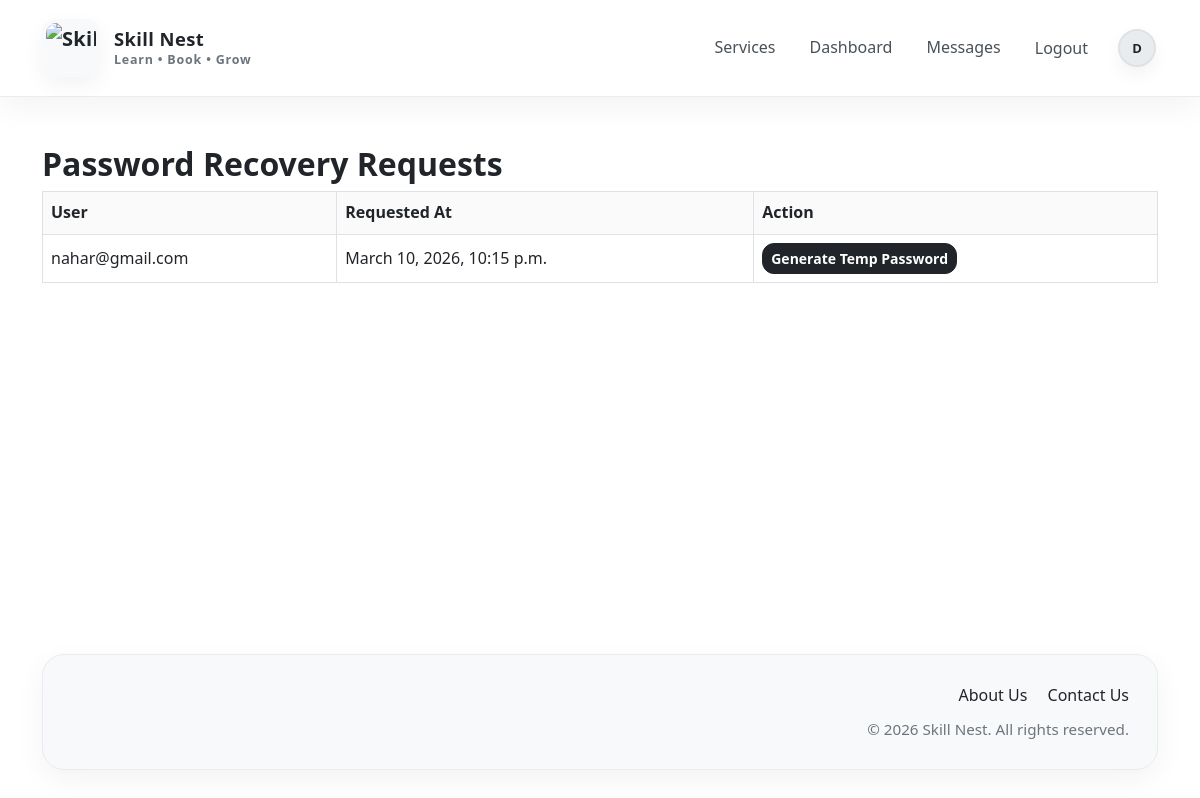
The app's page /panel/recovery-requests/ (signed in) with its own data.
### accounts/models.py (models this page shows, shortened)
class User(AbstractUser):
    ROLE_CHOICES = (
        ('learner', 'Learner'),
        ('provider', 'Provider'),
        ('admin_user', 'Admin User'),
    )
    role = models.CharField(max_length=20, choices=ROLE_CHOICES, default='learner')
    email = models.EmailField(unique=True)
    division = models.CharField(max_length=100, blank=True)
    city = models.CharField(max_length=100, blank=True)
    area = models.CharField(max_length=100, blank=True)
    address = models.TextField(blank=True)
    phone = models.CharField(max_length=20, blank=True)
    profile_picture = models.ImageField(upload_to='profiles/', blank=True, null=True)
    is_provider_verified = models.BooleanField(default=False)
    is_suspended = models.BooleanField(default=False)
    temporary_password_sent = models.BooleanField(default=False)
    USERNAME_FIELD = 'email'
    REQUIRED_FIELDS = ['username']

class PasswordRecoveryRequest(models.Model):
    user = models.ForeignKey(User, on_delete=models.CASCADE)
    requested_at = models.DateTimeField(auto_now_add=True)
    is_resolved = models.BooleanField(default=False)
    temporary_password = models.CharField(max_length=255, blank=True)

### admin_panel/views.py (the view)
# urls.py: path('recovery-requests/', recovery_requests, name='recovery_requests'),
@staff_member_required
def recovery_requests(request):
    requests_list = PasswordRecoveryRequest.objects.filter(is_resolved=False).order_by('-requested_at')
    return render(request, 'admin_panel/recovery_requests.html', {'requests_list': requests_list})

### templates/admin_panel/recovery_requests.html
{% extends 'base.html' %}
{% block content %}
<h2>Password Recovery Requests</h2>
<table class="table table-bordered">
    <thead>
        <tr>
            <th>User</th>
            <th>Requested At</th>
            <th>Action</th>
        </tr>
    </thead>
    <tbody>
        {% for item in requests_list %}
        <tr>
            <td>{{ item.user.email }}</td>
            <td>{{ item.requested_at }}</td>
            <td><a href="{% url 'send_temporary_password' item.id %}" class="btn btn-sm btn-dark">Generate Temp Password</a></td>
        </tr>
        {% endfor %}
    </tbody>
</table>
{% endblock %}

### templates/base.html (shortened to what this page needs)
{% load static %}
<!DOCTYPE html>
<html lang="en">
<head>
    <link href="https://cdn.jsdelivr.net/npm/bootstrap@5.3.3/dist/css/bootstrap.min.css" rel="stylesheet">
    <link rel="stylesheet" href="{% static 'css/style.css' %}">
</head>
<body class="skillnest-body d-flex flex-column min-vh-100">
<nav class="navbar navbar-expand-lg skillnest-navbar sticky-top">
    <div class="container">
        <a class="navbar-brand skillnest-brand" href="{% url 'home' %}">
            <img src="{% static 'img/logo.png' %}" alt="Skill Nest Logo" class="skillnest-logo">
            <div class="brand-text-wrap">
                <span class="brand-title">Skill Nest</span>
                <span class="brand-subtitle">Learn • Book • Grow</span>
            </div>
        </a>
        <div class="collapse navbar-collapse" id="navbarNav">
            {% if user.is_authenticated %}
                <ul class="navbar-nav ms-auto align-items-lg-center nav-gap">
                    <li class="nav-item">
                        <a class="nav-link skillnest-nav-link {% if request.resolver_match.url_name == 'service_list' %}active{% endif %}"
                           href="{% url 'service_list' %}">Services</a>
                    </li>
                    <li class="nav-item">
                        <a class="nav-link skillnest-nav-link {% if request.resolver_match.url_name == 'dashboard_redirect' %}active{% endif %}"
                           href="{% url 'dashboard_redirect' %}">Dashboard</a>
                    </li>
                    <li class="nav-item">
                        <a class="nav-link skillnest-nav-link {% if request.resolver_match.url_name == 'inbox' %}active{% endif %}"
                           href="{% url 'inbox' %}">Messages</a>
                    </li>
                    <li class="nav-item">
                        <form method="post" action="{% url 'logout' %}" class="d-inline">
                            <button type="submit" class="nav-link btn btn-link text-decoration-none skillnest-nav-link navbar-logout-btn">
                                Logout
                            </button>
                        </form>
                    </li>
                    <li class="nav-item ms-lg-2">
                        <a class="navbar-profile-link" href="{% url 'profile_manage' %}" title="Profile">
                            {% if user.profile_picture %}
                                <img src="{{ user.profile_picture.url }}"
                                     alt="Profile"
                                     class="navbar-profile-img">
                            {% else %}
                                <div class="navbar-profile-placeholder">
                                    {{ user.username|first|upper }}
                                </div>
                            {% endif %}
                        </a>
                    </li>
                </ul>
            {% endif %}
        </div>
    </div>
</nav>
<main class="container mt-4 mt-lg-5 flex-grow-1">
    {% block content %}{% endblock %}
</main>
<footer class="skillnest-footer mt-5">
    <div class="container">
        <div class="footer-shell">
            <div class="row g-4 align-items-center">
                <div class="col-lg-6">
                </div>
                <div class="col-lg-6 text-lg-end">
                    <div class="footer-links mb-2">
                        <a href="{% url 'about_us' %}" class="footer-link me-3">About Us</a>
                        <a href="{% url 'contact_us' %}" class="footer-link">Contact Us</a>
                    </div>
                    <p class="footer-copy mb-0">© 2026 Skill Nest. All rights reserved.</p>
                </div>
            </div>
        </div>
    </div>
</footer>
</body>
</html>

### static/css/style.css (style rules this page uses)
:root { --bg-primary: #ffffff; --bg-secondary: #f8f9fa; --bg-elevated: #ffffff; --bg-soft: #f1f3f5; --border-color: #dee2e6; --text-primary: #212529; --text-secondary: #495057; --text-muted: #6c757d; --accent-blue: #FFF5E1; --accent-teal: #FFEED9; --accent-gold: #FFE4C4; --accent-highlight: #FFF8EC; --success-dark: #d4edda; --danger-dark: #f8d7da; --warning-dark: #fff3cd; --info-dark: #d1ecf1; --shadow-soft: 0 10px 30px rgba(0, 0, 0, 0.05); --shadow-card: 0 12px 35px rgba(0, 0, 0, 0.08); --radius-lg: 18px; --radius-md: 14px; --radius-sm: 10px; --transition: all 0.28s ease; }
html { scroll-behavior: smooth; }
body.skillnest-body { background: #ffffff; color: var(--text-primary); font-family: "Segoe UI", Tahoma, Geneva, Verdana, sans-serif; line-height: 1.6; }
h1, h2, h3, h4, h5, h6 { color: var(--text-primary); font-weight: 700; }
p, li, span, label, small { color: var(--text-secondary); }
a { color: #856404; transition: var(--transition); }
.table { color: var(--text-primary); --bs-table-bg: transparent; --bs-table-color: var(--text-primary); --bs-table-border-color: #dee2e6; --bs-table-striped-bg: rgba(0, 0, 0, 0.02); --bs-table-hover-bg: rgba(255, 245, 225, 0.3); }
.table th, .table td { vertical-align: middle; border-color: #dee2e6; }
.table thead th { color: var(--text-primary); font-weight: 600; background-color: rgba(0, 0, 0, 0.02); }
.btn { border-radius: 12px; font-weight: 600; transition: var(--transition); }
.skillnest-navbar { background: rgba(255, 255, 255, 0.96); backdrop-filter: blur(14px); border-bottom: 1px solid #e9ecef; box-shadow: 0 10px 30px rgba(0, 0, 0, 0.05); padding-top: 14px; padding-bottom: 14px; }
.skillnest-brand { display: inline-flex; align-items: center; gap: 12px; text-decoration: none; font-weight: 700; color: var(--text-primary) !important; letter-spacing: 0.3px; }
.skillnest-nav-link { color: var(--text-secondary) !important; font-weight: 500; position: relative; padding: 10px 14px !important; border-radius: 10px; transition: var(--transition); }
.nav-gap { gap: 6px; }
.navbar-profile-link { display: flex; align-items: center; justify-content: center; text-decoration: none; padding: 2px; border-radius: 50%; transition: var(--transition); }
.navbar-profile-placeholder { width: 38px; height: 38px; min-width: 38px; min-height: 38px; max-width: 38px; max-height: 38px; border-radius: 50%; background: #e9ecef; color: #212529; display: flex; align-items: center; justify-content: center; font-weight: 700; border: 2px solid #dee2e6; font-size: 13px; box-shadow: 0 8px 18px rgba(0, 0, 0, 0.05); }
.navbar-logout-btn { border: none; background: none; padding: 10px 14px !important; }
.skillnest-footer { padding: 0 0 30px; }
.footer-shell { background: #f8f9fa; border: 1px solid #e9ecef; border-radius: 22px; padding: 28px; box-shadow: var(--shadow-soft); }
.footer-link { color: var(--text-primary); text-decoration: none; font-weight: 500; }
.footer-copy { color: var(--text-muted); font-size: 0.95rem; }
.skillnest-brand { display: inline-flex; align-items: center; gap: 14px; text-decoration: none; color: var(--text-primary) !important; }
.skillnest-logo { width: 58px; height: 58px; object-fit: contain; border-radius: 14px; padding: 4px; background: #f8f9fa; box-shadow: 0 8px 22px rgba(0, 0, 0, 0.05); }
.brand-text-wrap { display: flex; flex-direction: column; line-height: 1.1; }
.brand-title { font-size: 1.15rem; font-weight: 700; color: var(--text-primary); letter-spacing: 0.4px; }
.brand-subtitle { font-size: 0.78rem; color: var(--text-muted); letter-spacing: 0.8px; margin-top: 4px; }
.table tbody tr td { color: var(--text-primary) !important; }

### records on screen
User: username|first "D"
PasswordRecoveryRequest: user.email "nahar@gmail.com", requested_at "March 10, 2026, 10:15 p.m."
